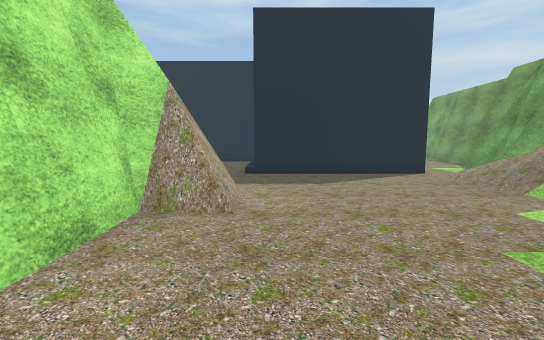
View 1 (above)

21 first-person views from a walk through a Unity game level. The camera is 1.5 m above the floor, tilts 6° down and sees 90° across. The floor is counted in squares, 1 m on a side. Each view is taken from the middle of a square. On the plan, view 1 faces up. The plan holds only what a view shows up to about 14 squares ahead; the rest is blank. The place goes on beyond the plan. Some surface patterns are stand-ins.

View 2
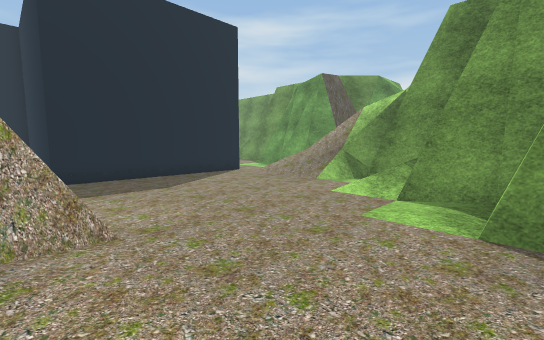

View 3
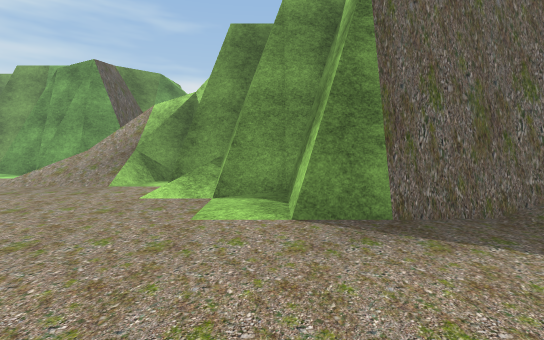

View 4
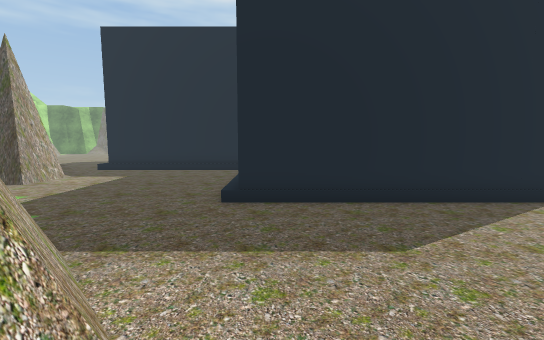

View 5
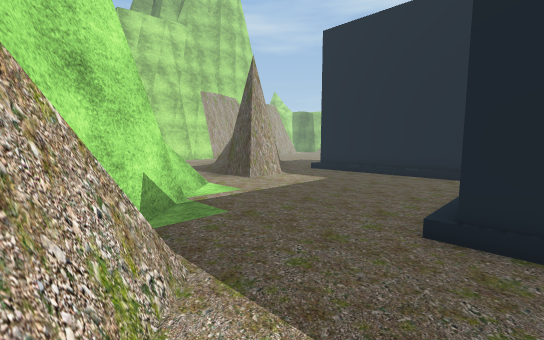

View 6
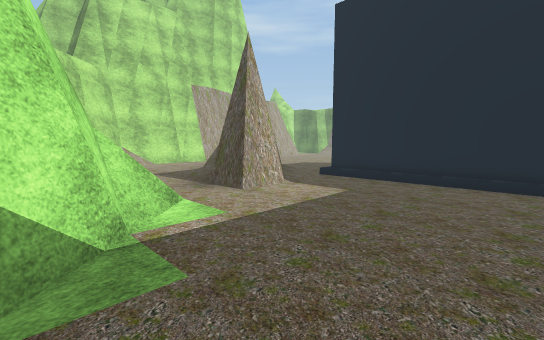

View 7
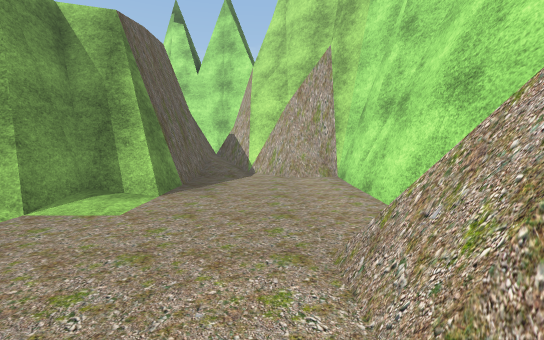

View 8
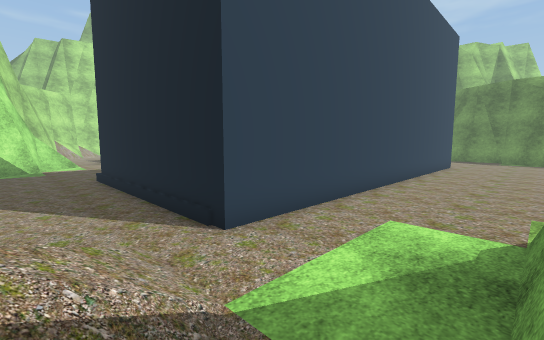

View 9
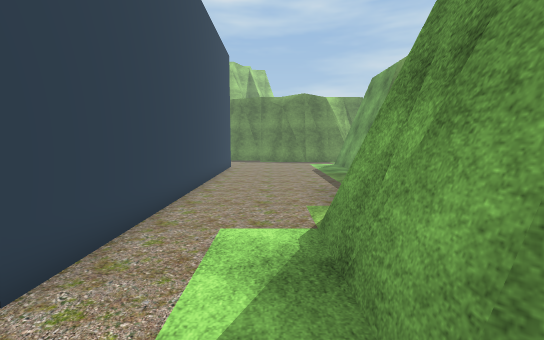

View 10
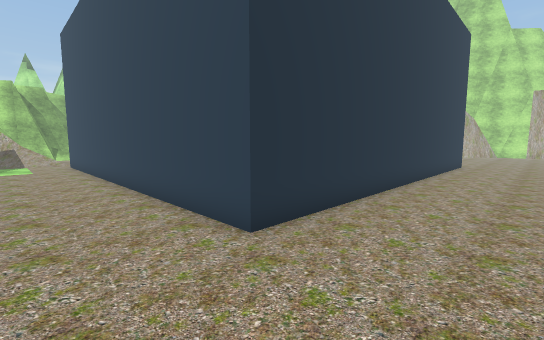

View 11
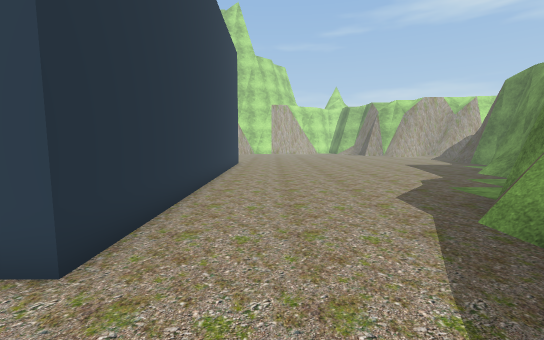

View 12
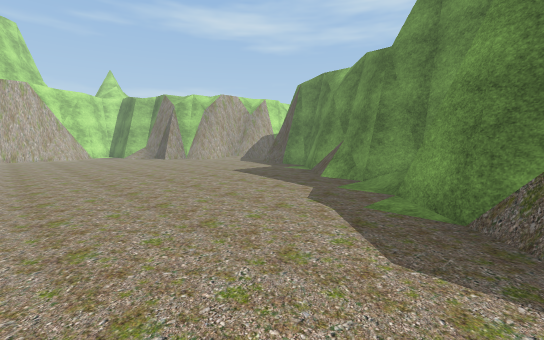

View 13
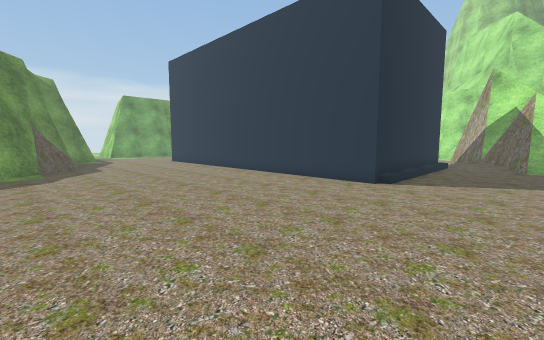

View 14
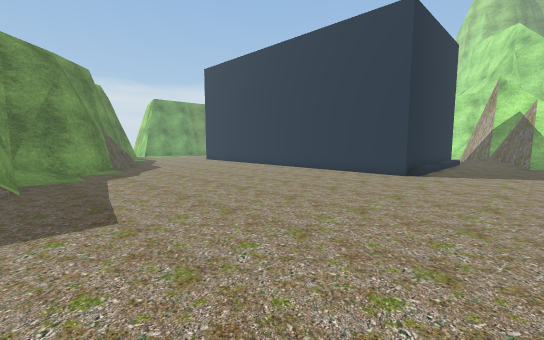

View 15
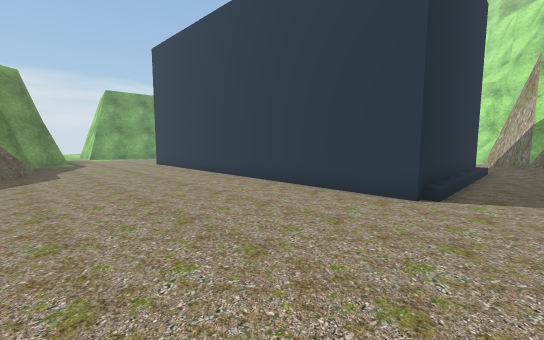

View 16
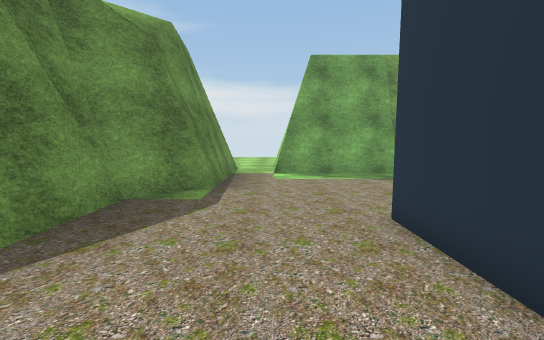

View 17
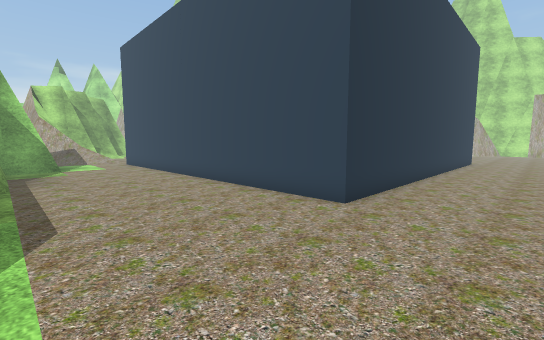

View 18
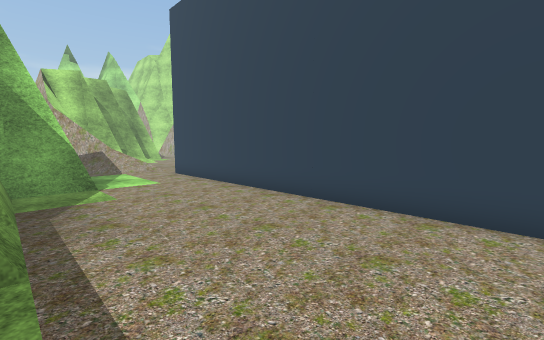

View 19
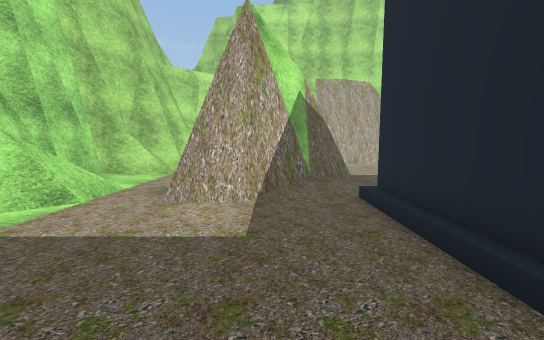

View 20
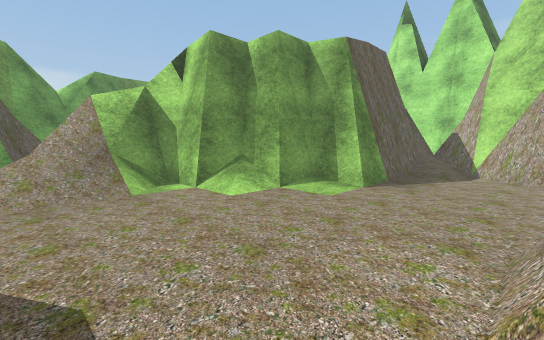

View 21
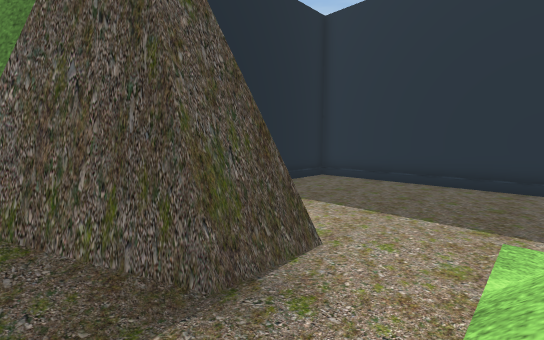

### Floor plan
Key: @ floor where view 1 was taken; # wall or solid block; . main floor; : floor 0.25 m higher than the main floor; / step, stairs or slope; = window, fence, low wall or low ledge; O other object.
Columns run from 13 left of view 1 to 13 right of it. Each row starts with its distance up from view 1.
 42          ==##
 41 . ........//####
 40  .............=#
 39 ..............=#
 38 ...............##
 37 ................###
 36 .................####
 35 ..................==####
 34 .......................###
 33 ........................###
 32 ...........................
 31 ...........................
 30 ...........................
 29 .....OOOOOOOOOOOOOOOO......
 28 ....O               O......
 27 ....O               O......
 26 ....O               O......
 25 ....O               O......
 24 ....O               O......
 23 ....O               O......
 22 ....O               O......
 21 #/..OOOOOOOOO       O.....=
 20 ##//........O       O.....=
 19  ##/........O       O.....#
 18  ###/.......O       O.....#
 17 =####.......O       O.....#
 16 //###.......O       O.....#
 15 ............O       O...###
 14 ............O       O...##
 13 ...///......OOOOOOOOO...#
 12 =:://=/.................##
 11 ########............///.##
 10        ##...........////.#
  9         ###.........//=#
  8           ##........//=##
  7           ##=......../##
  6           ##=.........##
  5           #........O###
  4           #........O##
  3           #.......###
  2           #.......##
  1           #.....###
  0           #..@..##
 -1           #.....#
 -2           #.....#
 -3           ####./#
 -4             ###/#
 -5              ###=

Positions as (right, up) in squares from view 1, and headings:
1: (0, 0), facing up
2: (-2, 1), facing up-right
3: (-2, 2), facing right
4: (0, 6), facing up
5: (0, 8), facing up-left
6: (-2, 10), facing up-left
7: (0, 9), facing down
8: (11, 10), facing up-left
9: (10, 10), facing up
10: (10, 32), facing down-left
11: (10, 31), facing left
12: (4, 31), facing up-left
13: (-13, 38), facing down-right
14: (-13, 41), facing down-right
15: (-11, 36), facing down-right
16: (2, 31), facing right
17: (13, 32), facing down-left
18: (13, 25), facing down-left
19: (-2, 18), facing left
20: (-1, 10), facing down-right
21: (-12, 13), facing up-right
